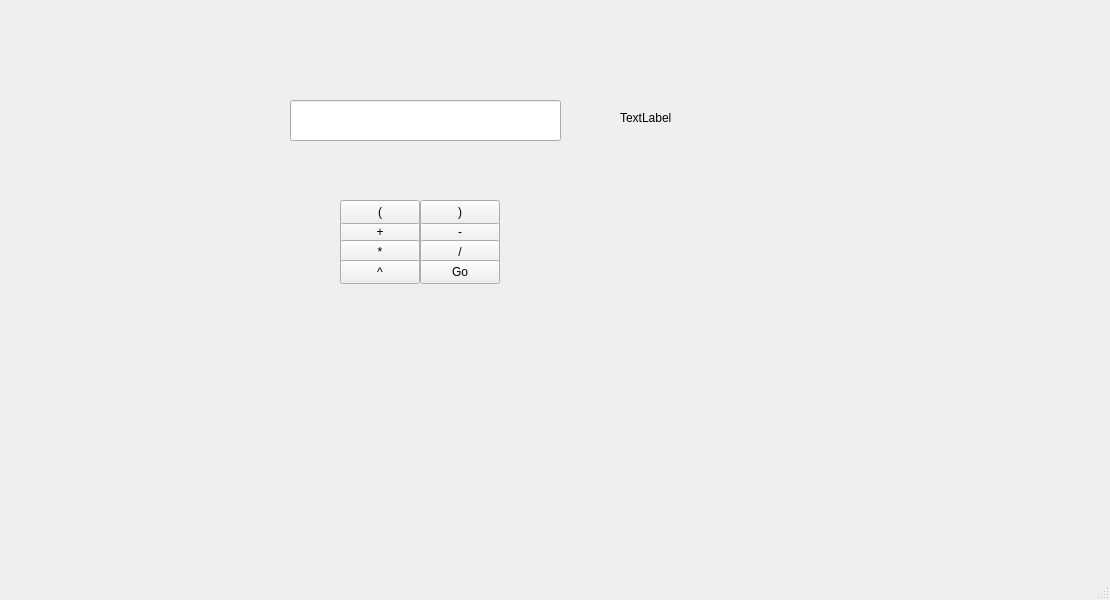
<?xml version="1.0" encoding="UTF-8"?>
<ui version="4.0">
 <class>MainWindow</class>
 <widget class="QMainWindow" name="MainWindow">
  <property name="geometry">
   <rect>
    <x>0</x>
    <y>0</y>
    <width>1110</width>
    <height>600</height>
   </rect>
  </property>
  <property name="windowTitle">
   <string>MainWindow</string>
  </property>
  <widget class="QWidget" name="centralwidget">
   <widget class="QPushButton" name="btnAdd">
    <property name="geometry">
     <rect>
      <x>340</x>
      <y>220</y>
      <width>80</width>
      <height>24</height>
     </rect>
    </property>
    <property name="text">
     <string>+</string>
    </property>
   </widget>
   <widget class="QPushButton" name="btnSub">
    <property name="geometry">
     <rect>
      <x>420</x>
      <y>220</y>
      <width>80</width>
      <height>24</height>
     </rect>
    </property>
    <property name="text">
     <string>-</string>
    </property>
   </widget>
   <widget class="QPushButton" name="btnMul">
    <property name="geometry">
     <rect>
      <x>340</x>
      <y>240</y>
      <width>80</width>
      <height>24</height>
     </rect>
    </property>
    <property name="text">
     <string>*</string>
    </property>
   </widget>
   <widget class="QPushButton" name="btnDiv">
    <property name="geometry">
     <rect>
      <x>420</x>
      <y>240</y>
      <width>80</width>
      <height>24</height>
     </rect>
    </property>
    <property name="text">
     <string>/</string>
    </property>
   </widget>
   <widget class="QPushButton" name="btnPow">
    <property name="geometry">
     <rect>
      <x>340</x>
      <y>260</y>
      <width>80</width>
      <height>24</height>
     </rect>
    </property>
    <property name="text">
     <string>^</string>
    </property>
   </widget>
   <widget class="QPushButton" name="btnLeftBracket">
    <property name="geometry">
     <rect>
      <x>340</x>
      <y>200</y>
      <width>80</width>
      <height>24</height>
     </rect>
    </property>
    <property name="text">
     <string>(</string>
    </property>
   </widget>
   <widget class="QLabel" name="labelResult">
    <property name="geometry">
     <rect>
      <x>620</x>
      <y>110</y>
      <width>321</width>
      <height>16</height>
     </rect>
    </property>
    <property name="text">
     <string>TextLabel</string>
    </property>
   </widget>
   <widget class="QPushButton" name="btnRightBracket">
    <property name="geometry">
     <rect>
      <x>420</x>
      <y>200</y>
      <width>80</width>
      <height>24</height>
     </rect>
    </property>
    <property name="text">
     <string>)</string>
    </property>
   </widget>
   <widget class="QLineEdit" name="lineEditExpression">
    <property name="geometry">
     <rect>
      <x>290</x>
      <y>100</y>
      <width>271</width>
      <height>41</height>
     </rect>
    </property>
   </widget>
   <widget class="QPushButton" name="btnEvaluate">
    <property name="geometry">
     <rect>
      <x>420</x>
      <y>260</y>
      <width>80</width>
      <height>24</height>
     </rect>
    </property>
    <property name="text">
     <string>Go</string>
    </property>
   </widget>
  </widget>
  <widget class="QMenuBar" name="menubar">
   <property name="geometry">
    <rect>
     <x>0</x>
     <y>0</y>
     <width>1110</width>
     <height>21</height>
    </rect>
   </property>
  </widget>
  <widget class="QStatusBar" name="statusbar"/>
 </widget>
 <resources/>
 <connections/>
</ui>
